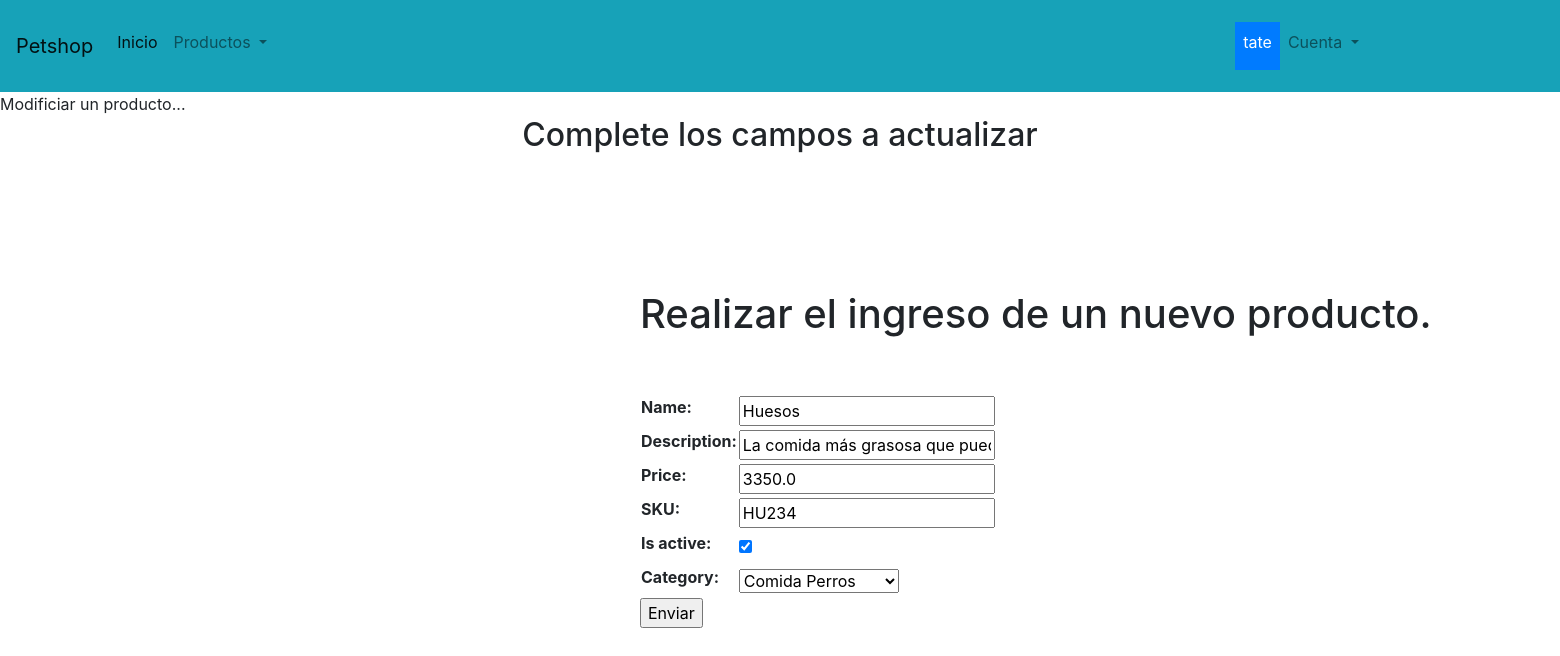
/crud/update_product/2/ (signed in), run on an earlier commit of the app's database.
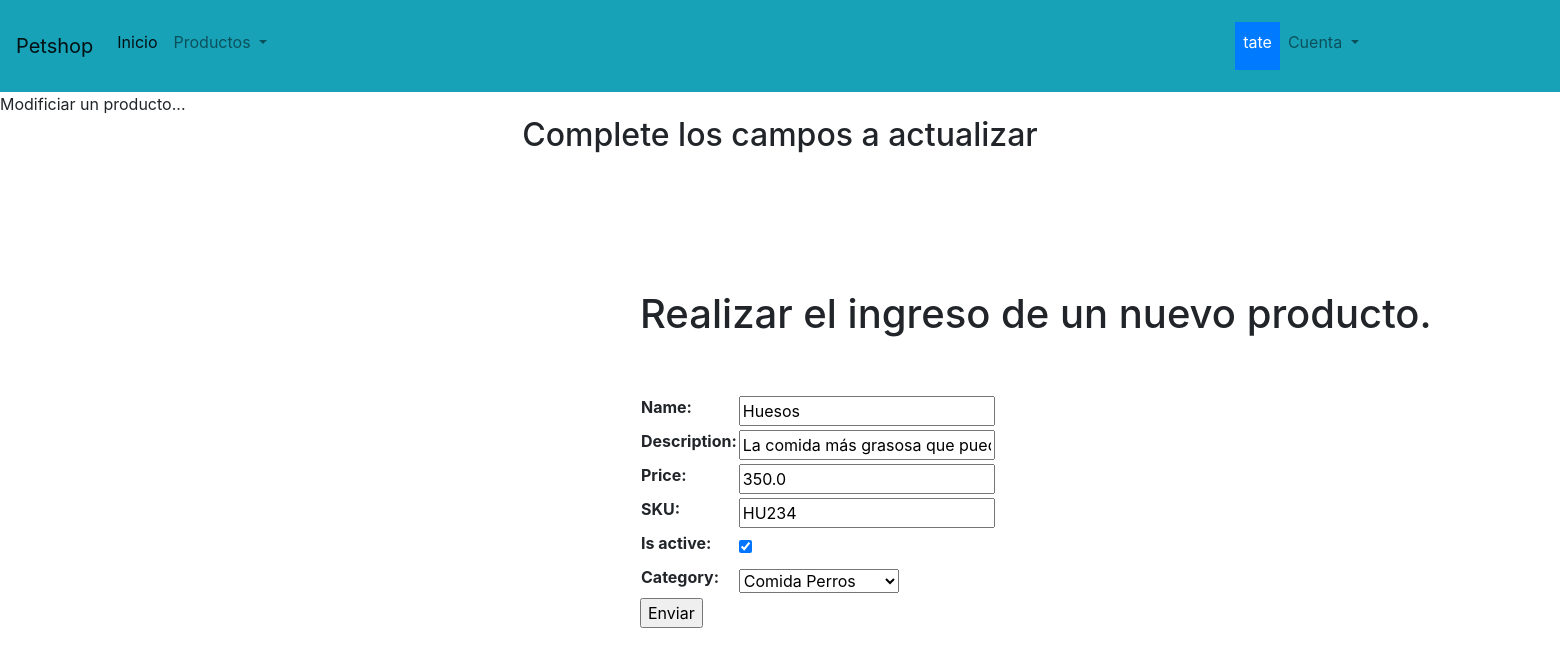
And on a later commit of the database.
### petshop/models.py (models this page shows, shortened)
class Productos(models.Model):
    name = models.CharField(max_length=50)
    description = models.CharField(max_length=200, blank=True, null=True)
    price = models.FloatField()
    SKU = models.CharField(max_length=30, unique=True)
    is_active = models.BooleanField(default=True)
    category = models.ForeignKey('Categoria', on_delete=models.CASCADE, related_name='petshop', null=True)
    class Meta:
        verbose_name = 'producto'
        verbose_name_plural = 'productos'

class Categoria(models.Model):
    name = models.CharField(max_length=50)
    description = models.CharField(max_length=100)
    class Meta:
        verbose_name = 'categoria'
        verbose_name_plural = 'categorias'
    def __str__(self):
        return self.name

### petshop/views.py (the view, shortened to what this page needs)
# urls.py: path('crud/update_product/<int:pk>/', Update_product.as_view(), name='crud/update_product'),
class Update_product(LoginRequiredMixin,UpdateView):
    model = Productos
    template_name = 'crud/update_product.html'
    fields = '__all__'

### templates/crud/update_product.html (shortened to what this page needs)
{% extends 'base.html' %}
{% block titulo %}
Modificiar un producto...
<h2 style="text-align:center;"> Complete los campos a actualizar</h2>
<form  action="" method="POST" style="margin-left:40rem;margin-top:7rem">
	<table>
		<br><h1>Realizar el ingreso de un nuevo producto.</h1><br>
		{% if form %}
			<br>{{form.as_table}}
	</table>
	<input type="submit", value="Enviar">
</form>
{% endif %}
{% endblock %}

### templates/base.html (shortened to what this page needs)
<!doctype html>
<html lang="en">
<head>
    <link rel="stylesheet" href="https://cdn.jsdelivr.net/npm/bootstrap@4.6.1/dist/css/bootstrap.min.css">
</head>
<body>
<nav class="navbar navbar-expand-lg navbar-light bg-info">
  <a class="navbar-brand">Petshop</a>
  <div class="collapse navbar-collapse" id="navbarSupportedContent">
    <ul class="navbar-nav mr-auto">
      <li class="nav-item active">
        <a class="nav-link" href="/">Inicio <span class="sr-only">(current)</span></a>
      </li>
      <li class="nav-item dropdown" style="margin-right: 60rem">
            <a class="nav-link dropdown-toggle" href="#" id="navbarDropdown" role="button" data-toggle="dropdown" aria-expanded="false">
              Productos
            </a>
      </li>
      {% if request.user.is_authenticated %}
            <div class="d-inline p-2 bg-primary text-white">{{request.user.username}}</div>
      <li class="nav-item dropdown" style="margin-right: 60rem">
        <a class="nav-link dropdown-toggle" href="#" id="navbarDropdown" role="button" data-toggle="dropdown" aria-expanded="false">
          Cuenta
        </a>
      </li>
      {% else %}
      <a class="nav-link" href="/auth/login/">iniciar sesion <span class="sr-only">(current)</span></a>
      <a class="nav-link" href="/auth/register/">registrate <span class="sr-only">(current)</span></a>
      {% endif %}
    </ul>
  </div>
</nav>
{% block titulo %}
{% endblock %}
</body>
</html>

What changed in the data, as far as the page shows it:
changed Productos "La comida más grasosa que puede haber para perros": price "3350.0" → "350.0"
